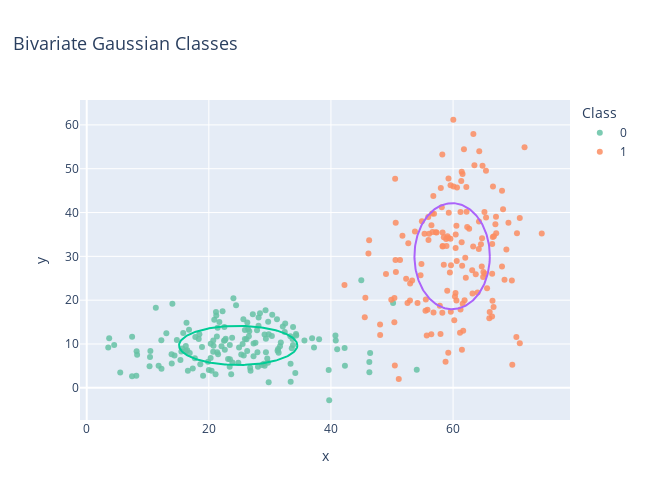

Notebook code for this chart:
### Code cell
# Visualize the two Gaussian classes

scatter(X, y,title="Bivariate Gaussian Classes")

### Figure 1 — Plotly figure (JSON) as saved in the notebook; plotly's stock layout.template omitted (floating-point values rounded to 4 significant figures; data arrays with more than 128 entries replaced by an {"elided": "..."} marker saying what was removed)
{"data": [{"hovertemplate": "cls=0<br>x=%{x}<br>y=%{y}<extra></extra>", "legendgroup": "0", "marker": {"color": "rgb(102,194,165)", "opacity": 0.85, "symbol": "circle"}, "mode": "markers", "name": "0", "orientation": "v", "showlegend": true, "type": "scatter", "x": {"elided": "150 float values"}, "xaxis": "x", "y": {"elided": "150 float values"}, "yaxis": "y"}, {"hovertemplate": "cls=1<br>x=%{x}<br>y=%{y}<extra></extra>", "legendgroup": "1", "marker": {"color": "rgb(252,141,98)", "opacity": 0.85, "symbol": "circle"}, "mode": "markers", "name": "1", "orientation": "v", "showlegend": true, "type": "scatter", "x": {"elided": "150 float values"}, "xaxis": "x", "y": {"elided": "150 float values"}, "yaxis": "y"}, {"line": {"width": 2}, "mode": "lines", "name": "ellipse 0", "showlegend": false, "type": "scatter", "x": {"elided": "200 float values"}, "y": {"elided": "200 float values"}}, {"line": {"width": 2}, "mode": "lines", "name": "ellipse 1", "showlegend": false, "type": "scatter", "x": {"elided": "200 float values"}, "y": {"elided": "200 float values"}}], "layout": {"height": 500, "legend": {"title": {"text": "Class"}, "tracegroupgap": 0}, "title": {"font": {"size": 18}, "text": "Bivariate Gaussian Classes", "x": 0.02}, "width": 650, "xaxis": {"anchor": "y", "domain": [0, 1], "title": {"text": "x"}}, "yaxis": {"anchor": "x", "domain": [0, 1], "title": {"text": "y"}}}}
